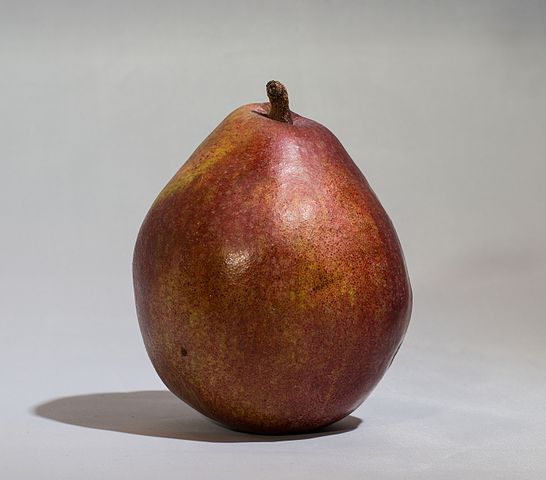
#> input picture actividad-2/img-fil-laplaciano/2.jpg, 546 x 480 px
$ jupyter execute deteccion-bordes-filtro-laplaciano.ipynb   (shell and % lines are left out)   (older library calls are emulated)
#> lines starting #> are read from the running program, lines starting #| are printed output that depends on the picture; after the words box and inside, x2 and y2 are one past the last pixel; in counts of white or black regions, pixels touching at a corner belong together
<h1 align="center">Laboratorio: <span style="font-weight:normal">Uso reales de filtros espaciales y morfológicos</span></h1>

[cell 1]
import numpy as np
import scipy.ndimage as ndi
import cv2
from datetime import datetime
from PIL import Image, ImageOps

[cell 2]
# Implementación desarrollada por mi parte para poder distinguir la imagen con su implementación
def guardar_mostrar_imagen(imagen_procesada, titulo_imagen: str = "", nombre_imagen: str = ""):
    time = datetime.now()
    ruta_imagen_procesada = "img-fil-laplaciano/procesadas/" + nombre_imagen + "_" + time.strftime("%f") + ".jpg"

    cv2.putText(imagen_procesada, titulo_imagen, (3, 50), cv2.FONT_HERSHEY_SIMPLEX, 1, (255, 0, 0), 2, cv2.LINE_AA)
    cv2.imwrite(ruta_imagen_procesada, imagen_procesada)
    img_2 = Image.open(ruta_imagen_procesada)
    img_2.show()

[cell 3]
def high_pass_filter(img_in):
    # Write high pass filter here
    dft = cv2.dft(np.float32(img_in), flags=cv2.DFT_COMPLEX_OUTPUT)
    dft_shift = np.fft.fftshift(dft)
    magnitude_spectrum = 20 * np.log(cv2.magnitude(dft_shift[:, :, 0], dft_shift[:, :, 1]))
    rows, cols = img_in.shape
    crow, ccol = rows / 2, cols / 2
    mask = np.ones((rows, cols, 2), np.uint8)
    mask[int(crow - 10):int(crow + 10), int(ccol - 10):int(ccol + 10)] = 0
    fshift = dft_shift * mask
    f_ishift = np.fft.ifftshift(fshift)
    img_back = cv2.idft(f_ishift, flags=cv2.DFT_SCALE | cv2.DFT_REAL_OUTPUT)
    img_out = img_back  # High pass filter result

    return img_out

[cell 4]
def procesar_imagen_con_opencv(path_image: str):
    ddepth = cv2.CV_16S
    kernel_size = 3
    source = cv2.imread(path_image, cv2.IMREAD_COLOR)

    # Eliminación del ruido difuminado con el filtro gaussiano
    imagen_filtro_guassiano = cv2.GaussianBlur(source, (3, 3), 0)

    # Convertir la imagen a escala de grises
    imagen_escala_grises = cv2.cvtColor(imagen_filtro_guassiano, cv2.COLOR_BGR2GRAY)

    # Aplicación de la función Laplace para el realce de bordes
    imagen_procesada = cv2.Laplacian(imagen_escala_grises, ddepth, ksize=kernel_size)
    imagen_procesada = cv2.convertScaleAbs(imagen_procesada)

    return imagen_procesada

[cell 5]
def paso_alto(ruta_imagen_a_procesar: str):
    # Visualización de la imagen de original
#> called with ruta_imagen_a_procesar = 'img-fil-laplaciano/2.jpg'
    img = Image.open(ruta_imagen_a_procesar)
#> img is the input picture: PIL image 546x480 RGB; mean R, G, B 163.6, 148.9, 143.2
    img.show()

    # Imagen procesada con algoritmo encontrado en el repositorio Github de la autora nishagandhi
    # https://github.com/nishagandhi/Histogram-Filters-Blending
    image_algoritmo_personalizado = cv2.imread(ruta_imagen_a_procesar, 0)
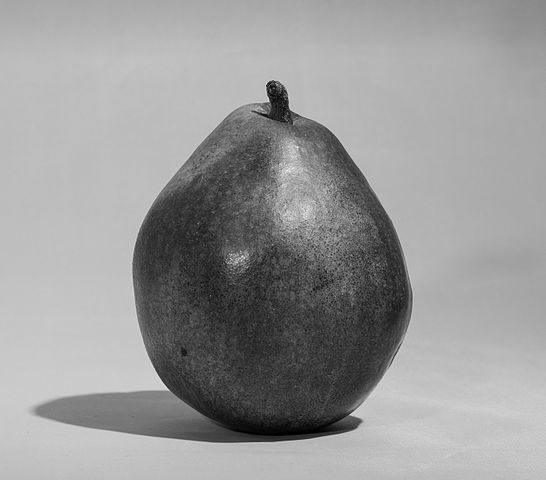
#> image_algoritmo_personalizado: shape (480, 546); min 0, max 248, mean 152.7
    imagen_procesada_algoritmo_personalizado = high_pass_filter(image_algoritmo_personalizado)
#> in high_pass_filter, `magnitude_spectrum = 20 * np.log(cv2.magnitude(dft_shift[:, :, 0], dft..`:
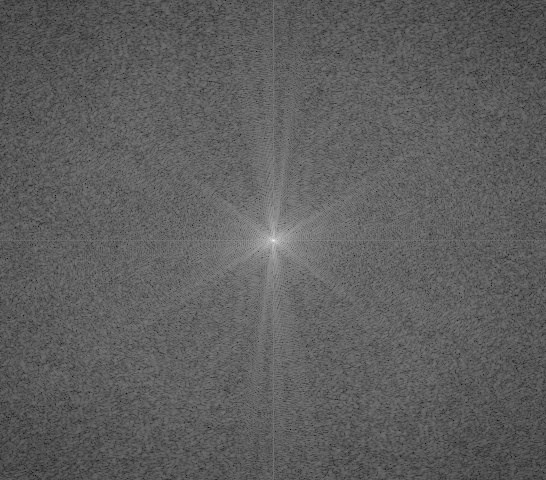
#> magnitude_spectrum: shape (480, 546) float32; min 43.27, max 350.1, mean 157; drawn with min black and max white
#> in high_pass_filter, `img_back = cv2.idft(f_ishift, flags=cv2.DFT_SCALE | cv2.DFT_REAL_OUTPUT)`:
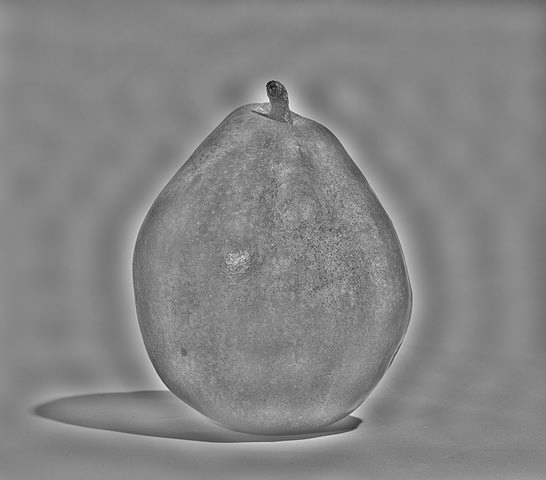
#> img_back: shape (480, 546) float32; min -153.9, max 141.3, mean 0; drawn with min black and max white
    guardar_mostrar_imagen(imagen_procesada_algoritmo_personalizado, "Implementacion de nishagandhi",
                           "Imagen_Procesada_Implementacion_Paso_Alto")
#> in guardar_mostrar_imagen, `cv2.putText(imagen_procesada, titulo_imagen, (3, 50), cv2.FONT_HERSHEY..`:
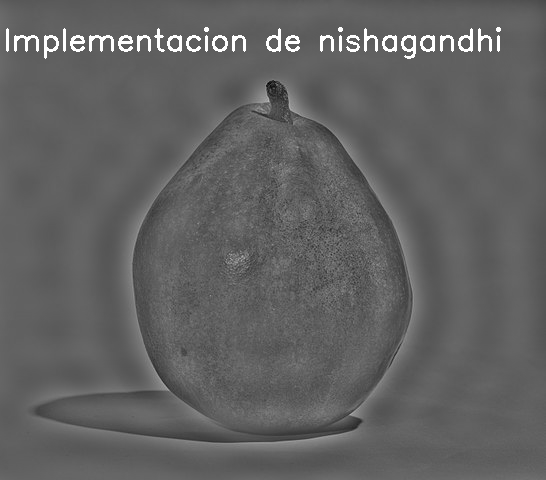
#> imagen_procesada: shape (480, 546) float32; min -153.9, max 255, mean 3.3; drawn with min black and max white
#> in guardar_mostrar_imagen, `cv2.imwrite(ruta_imagen_procesada, imagen_procesada)`:
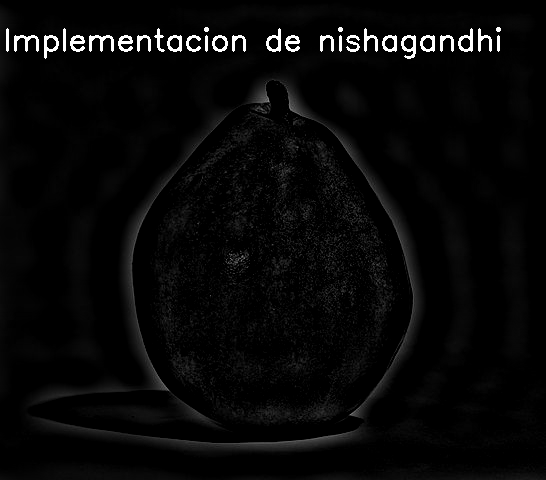
#> saved as Imagen_Procesada_Implementacion_Paso_Alto_076640.jpg: shape (480, 546); min 0, max 255, mean 7.6

    # Implententación obtenida del libro Raspberry Pi Image Processing Programming Segunda Edicion
    escala_de_grises_scipy = ImageOps.grayscale(img)
    imagen_procesa_scipy = ndi.laplace(escala_de_grises_scipy)
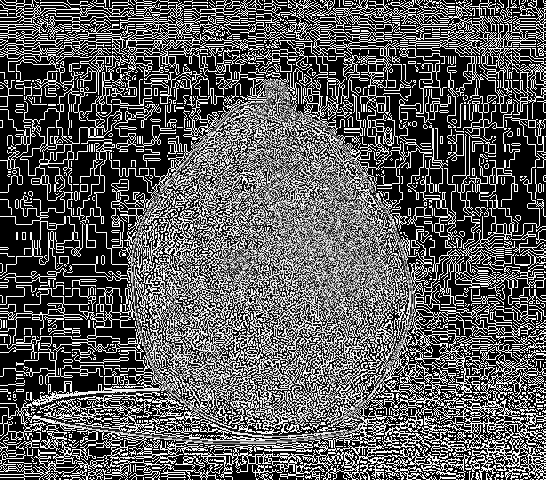
#> imagen_procesa_scipy: shape (480, 546); min 0, max 255, mean 90
    guardar_mostrar_imagen(imagen_procesa_scipy, "Imagen Procesada con Scipy", "Imagen_Procesada_Con_Libreria_Scipy")

    # Implementación obtenida de la documentación oficial de la librería OpenCV
    # https://docs.opencv.org/4.x/d5/db5/tutorial_laplace_operator.html
    imagen_procesa_opencv = procesar_imagen_con_opencv(ruta_imagen_a_procesar)
#> in procesar_imagen_con_opencv, `imagen_procesada = cv2.Laplacian(imagen_escala_grises, ddepth, ksize=k..`:
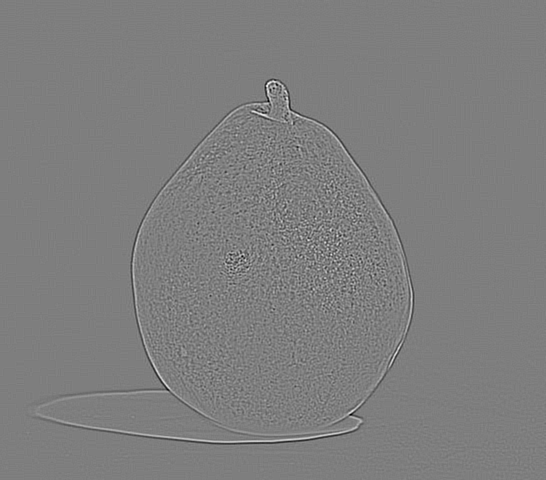
#> imagen_procesada: shape (480, 546) int16; min -274, max 278, mean 0; drawn with min black and max white
#> in procesar_imagen_con_opencv, `imagen_procesada = cv2.convertScaleAbs(imagen_procesada)`:
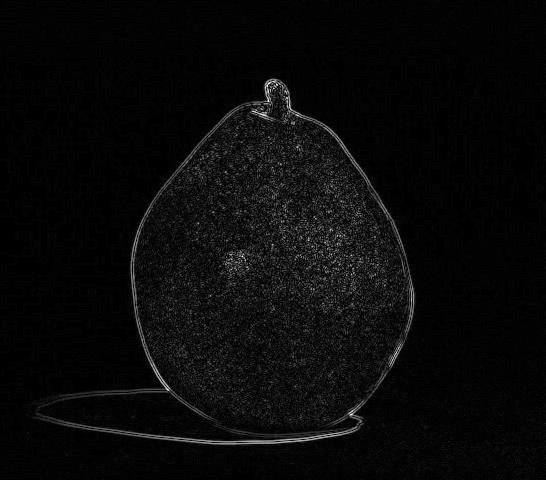
#> imagen_procesada: shape (480, 546); min 0, max 255, mean 9.4
    guardar_mostrar_imagen(imagen_procesa_opencv, "Imagen Procesada con OpenCV", "Imagen_Procesada_Con_Libreria_OpenCV")
#> call 3 of guardar_mostrar_imagen, with titulo_imagen = 'Imagen Procesada con OpenCV', nombre_imagen = 'Imagen_Procesada_Con_Libreria_OpenCV'
#> in guardar_mostrar_imagen (call 3), `cv2.putText(imagen_procesada, titulo_imagen, (3, 50), cv2.FONT_HERSHEY..`:
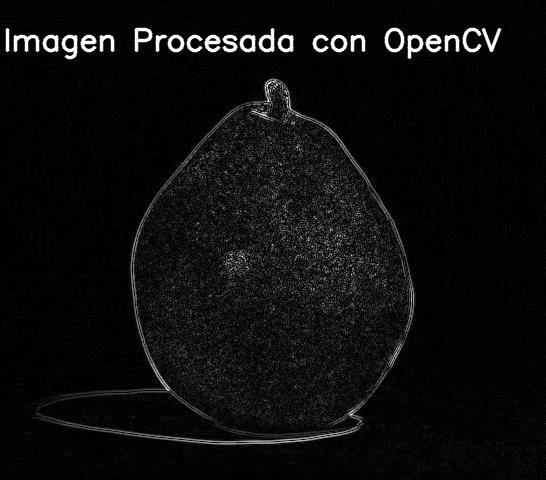
#> imagen_procesada: shape (480, 546); 2.05% of pixels changed, all inside (x1, y1, x2, y2) = (5, 27, 502, 60)
